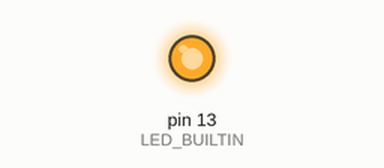
Recording of a sketch running on a simulated Arduino Uno, built with avr-gcc and run on an emulated ATmega328P. Parts: output pins drawn as LEDs (lit = HIGH).

Above: at 0.7 s.
At 17.9 s:
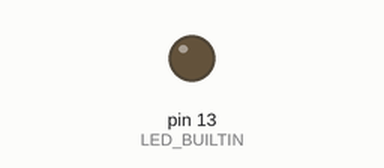
Timing chart, 0 to 23.9 s (numbered marks = the images above):
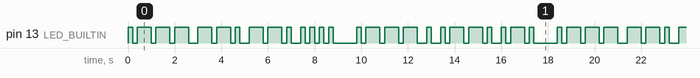

Measured:
- by itself, pin 13 (LED_BUILTIN): moves between LOW and HIGH, repeating every 18.4 s
- by itself, everything shown: repeats every 18.4 s, in 52 steps

The sketch:

Morse_LED.ino
```cpp
//Clave Morse con Arduino
//Por Jazmín G. Garduño Hernández y J. Emmanuel Paredes Rocha
//Laboratioro de Electrónica

//se define la función punto, que es una señal de 200ms y un tiempo de espera de 200ms
void p() {
  digitalWrite(LED_BUILTIN,HIGH);  //prende el LED
    delay(200);              //tiempo de encendido de cada pulso
    digitalWrite(LED_BUILTIN,LOW);   //apaga el LED
    delay(200);              //tiempo de espera entre pulsos
}

//se define la función linea, que es una señal de 600ms y un tiempo de espera de 200ms
void l() {        //señal raya
  digitalWrite(LED_BUILTIN,HIGH);  //prende el LED
    delay(600);              //tiempo de encendido de cada pulso
    digitalWrite(LED_BUILTIN,LOW);   //apaga el LED
    delay(200);
}

//se definen las letras, según el código Morse

void E() {    //la letra E es sólo punto
   p();
  delay(200);
}

void G() {    //la letra G son dos líneas y un punto
  l();
  l();
  p();
  delay(200);
}

void H() {    //la letra H son cuatro puntos
  for(int i=1;i<=4;i++){
    p();
  }
  delay(200);
}

void J() {    //la letra J es un punto seguido de tres líneas
    p();
    l();
    l();
    l();
  delay(200);
}

void P() {    //la letra P es un punto, seguido de dos líneas y terminando con un punto
  p();
  l();
  l();
  p();
  delay(200);
}

void R() {    //la letra R es un punto, seguido de una línea y finalizando con un punto
  p();
  l();
  p();
  delay(200);
}


void setup() {
  pinMode(LED_BUILTIN, OUTPUT);

}

void loop() {
  J();    //iniciales de Jazmín
  G();
  G();
  H();
  delay(600);

  J();    //iniciales de Emmanuel
  E();
  P();
  R();
  delay(600);

}
```
